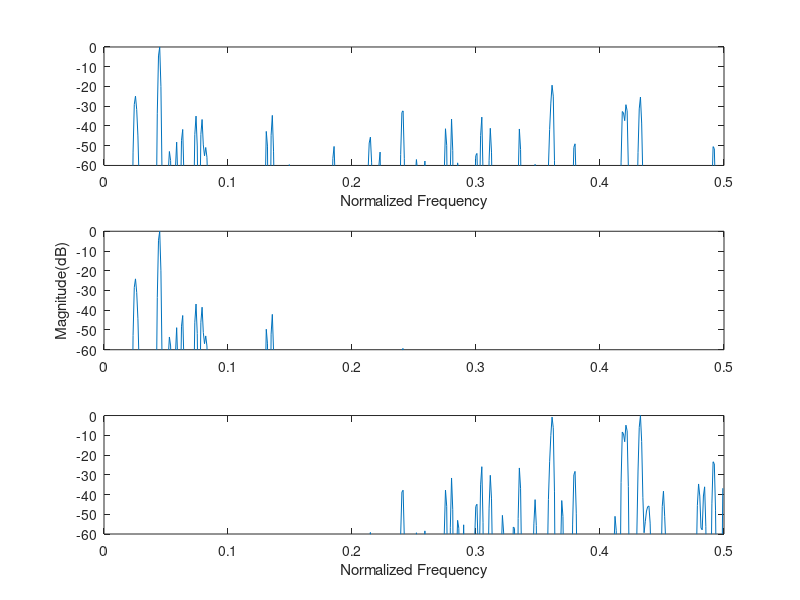

Source code (MATLAB):
function exe1_8()
x = zeros(1,512);
for i = 1 : 512
    for j = 0 : 9
        x(i) = x(i) + rand(1) * cos(2* pi * rand(1) * i + 2 * pi *rand(1));
    end
end
b1 = (2 ^ (-0.5)) .* [1 1];
b2 = (2 ^ (-0.5)) .* [1 -1];
a = [1];
Ndata = 1024;
fs = 2 * pi;
f=(0:Ndata-1)*fs/Ndata;
han = hann(512);
for i = 1:512
    han_win(i) = han(i) * x(i);
end
FT=fft(han_win,Ndata);
FT_dB = 20 * log10(abs(FT)./max(abs(FT)));
x1 = filter(b1,a,x);
x2 = filter(b2,a,x);
t = 0 : 1/1024 : 1;
for i = 1:512
    han_win1(i) = han(i) * x1(i);
end
FT1=fft(han_win1,Ndata);
ydb1 = 20 * log10(abs(FT1)./max(abs(FT1)));
for i = 1:512
    han_win2(i) = han(i) * x2(i);
end

FT2=fft(han_win2,Ndata);
ydb2 = 20 * log10(abs(FT2)./max(abs(FT2)));
subplot(3,1,1);plot(t(1:Ndata/2),FT_dB(1:Ndata/2)*10);xlabel('Normalized Frequency');axis([0 0.5 -60 0]);
subplot(3,1,2);plot(t(1:Ndata/2),ydb1(1:Ndata/2)*10);ylabel('Magnitude(dB)');axis([0 0.5 -60 0])
subplot(3,1,3);plot(t(1:Ndata/2),ydb2(1:Ndata/2)*10);xlabel('Normalized Frequency');axis([0 0.5 -60 0])